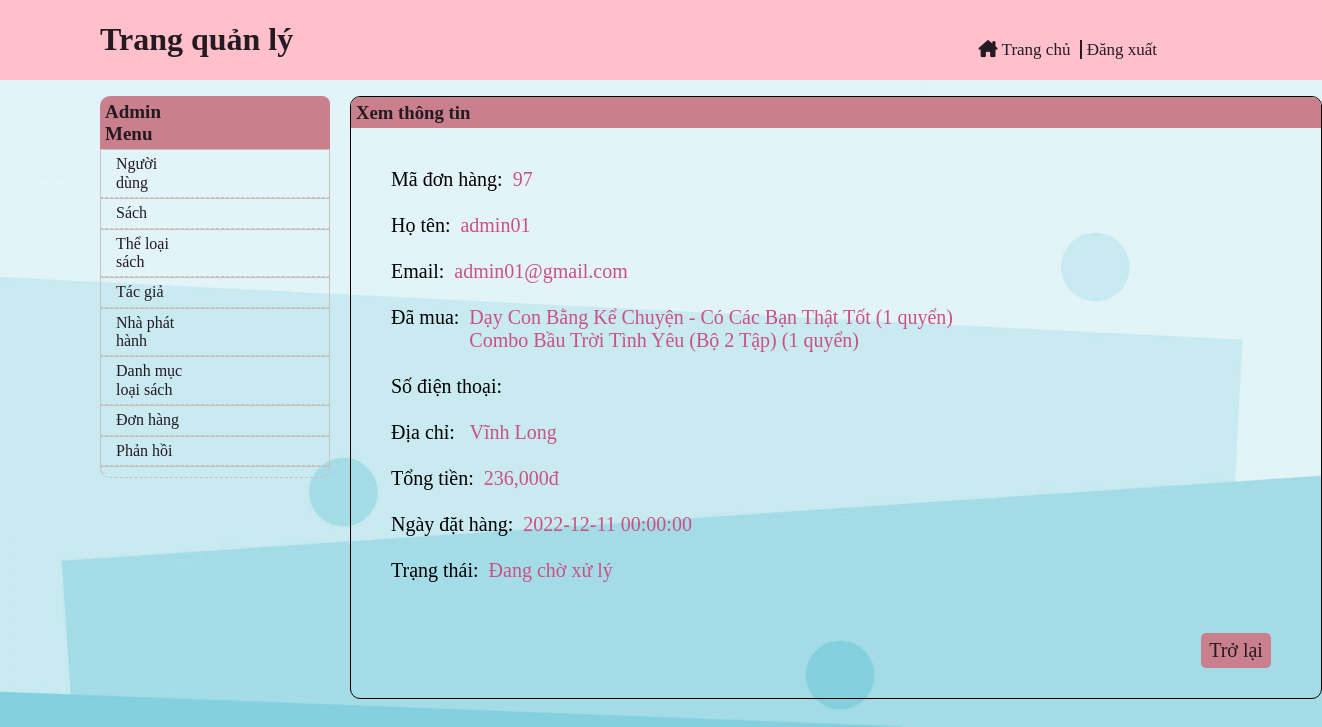
/admin/orderView.php?vid=97, run on an earlier commit of the app's database.
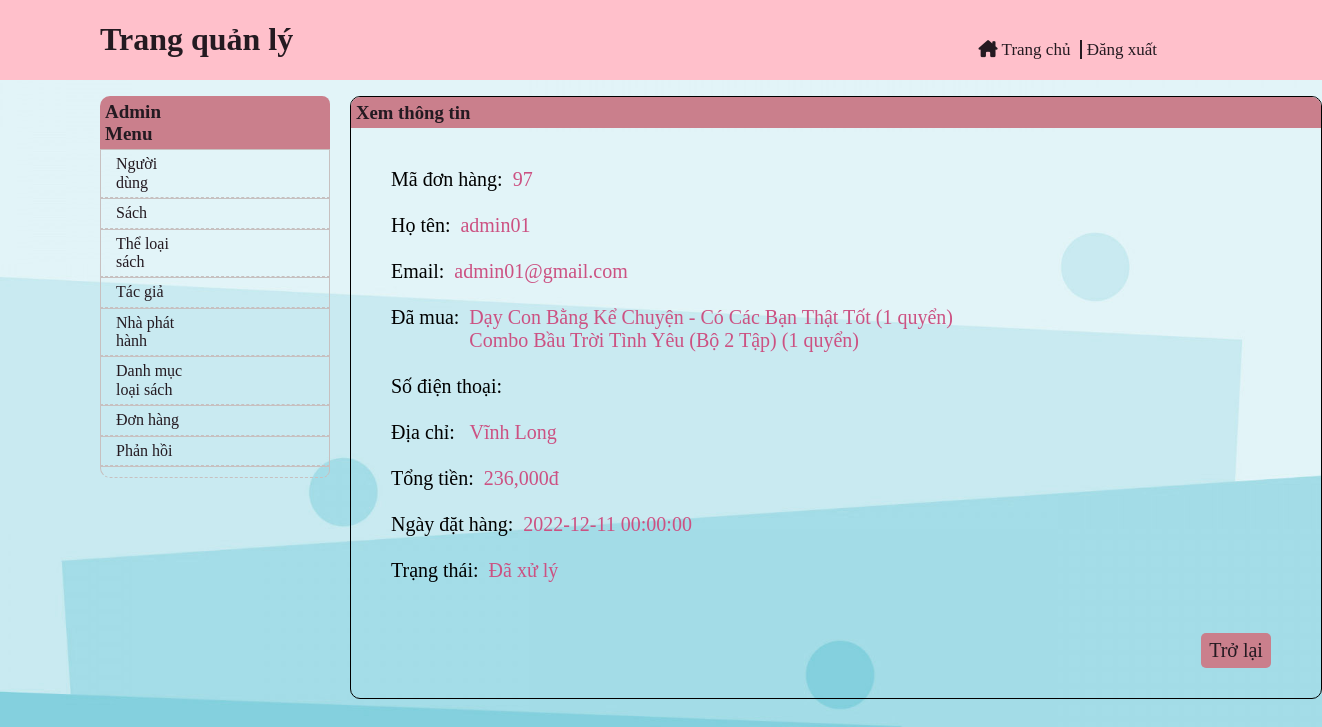
And on a later commit of the database.
### tables this page shows
CREATE TABLE `donhang` (
  `MaDH` int(11) NOT NULL,
  `TenND` varchar(50) NOT NULL,
  `Email` text NOT NULL,
  `SDT` text NOT NULL,
  `ChiTiet` text NOT NULL,
  `DiaChi` varchar(200) NOT NULL,
  `TongTien` int(20) NOT NULL,
  `NgayDH` datetime NOT NULL,
  `TrangThai` int(2) NOT NULL
);

### admin/orderView.php (the view, shortened to what this page needs)
<?php
    $id = $_GET['vid'];
    require_once '../connection.php';
?>
<!DOCTYPE html>
<html lang="en">
<head>
    <link rel="stylesheet" href="../ASSET/CSS/reset.css">
    <link rel="stylesheet" href="../ASSET/CSS/userManager.css">
    <link rel="stylesheet" href="../ASSET/FONT/fontawesome-free-6.2.0-web/css/all.min.css">
    <link rel="stylesheet" href="../ASSET/CSS/addBook.css">
</head>
<body>
    <header>
        <h1 class="header_heading">Trang quản lý</h1>
        <div class="header_right">
            <a class="header_right-homepage header_right-a" href="../index.html">
                <i class="fa-solid fa-house-chimney"></i>
                Trang chủ
            </a>
            <a class="header_right-logout header_right-a" href="../authencation/login.php">
                Đăng xuất
            </a>
        </div>
    </header>
    <main>
        <div class="container">
            <?php require_once '../menu.php' ?>
            <div class="crud-user">
                <h3 class="crud-user_heading">Xem thông tin</h1>
                    <div class="order-container">
                    <?php
                    $sql2 = "SELECT * FROM donhang WHERE MaDH = '$id'";
                    $result = mysqli_query($conn,$sql2);
                    while($row = mysqli_fetch_assoc($result)){
                    $detailArr = explode(', ', $row['ChiTiet']);
                ?>
                <div class="order-container">
                    <label for="" class="order-con-lbl">Mã đơn hàng:</label><span class="order-con-sp"><?php echo $row['MaDH'] ?></span><br><br>
                    <label for="" class="order-con-lbl">Họ tên:</label><span class="order-con-sp"><?php echo $row['TenND'] ?></span><br><br>
                    <label for="" class="order-con-lbl">Email:</label><span class="order-con-sp"><?php echo $row['Email'] ?></span><br><br>
                    <div class="con-order--decribe">
                        <label for="" class="order-con-lbl lbl-alone">Đã mua:</label>
                        <div class="order-con-sp order-con-div">
                            <?php
                            foreach($detailArr as $key){
                                echo'
                                <label for="" class="order-con-lbl lbl-alone">'.$key.'</label><br>
                                ';
                            }
                            ?>
                        </div>
                    </div>
                    <br><label for="" class="order-con-lbl">Số điện thoại:</label><span class="order-con-sp"><?php echo $row['SDT'] ?></span><br><br>
                    <label for="" class="order-con-lbl">Địa chỉ:</label><span class="order-con-sp"> <?php echo $row['DiaChi'] ?></span><br><br>
                    <label for="" class="order-con-lbl">Tổng tiền:</label><span class="order-con-sp"><?php echo number_format($row['TongTien']) ?>đ</span><br><br>
                    <label for="" class="order-con-lbl">Ngày đặt hàng:</label><span class="order-con-sp"><?php echo $row['NgayDH'] ?></span><br><br>
                    <?php
                        if($row['TrangThai'] == 0){
                            $state = "Đang chờ xử lý";
                        }
                        else{
                            $state = "Đã xử lý";
                        }
                    ?>
                    <label for="" class="order-con-lbl">Trạng thái:</label><span class="order-con-sp"><?php echo $state;?></span>
                </div>
                <?php
                }?>
                <a href="orderOAdmin.php">
                    <button class="add-exit add_save-exit--btn">Trở lại</button>
                </a>
            </div>
        </div>
    </main>
</body>
</html>

What changed in the data, as far as the page shows it:
changed donhang "admin01": TrangThai "Đang chờ xử lý" → "Đã xử lý"
